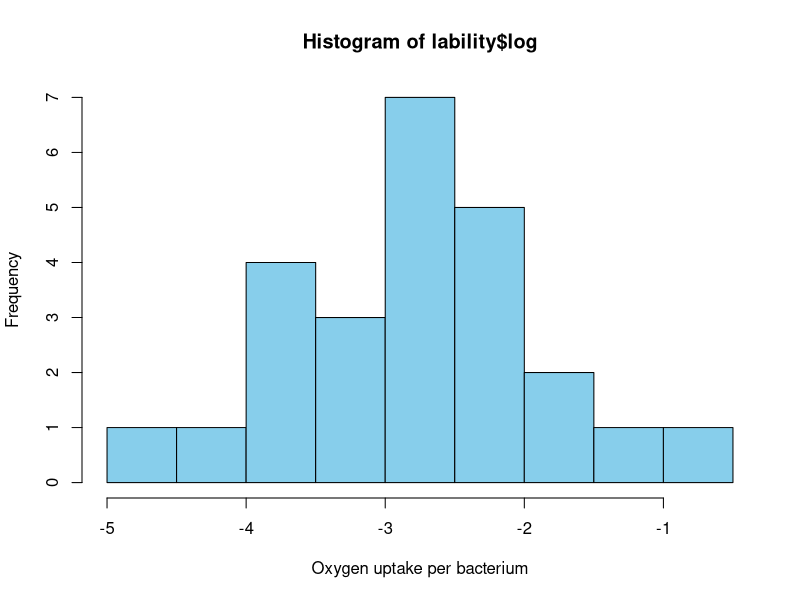

Here is the R script that generated this plot: (Note: this script raises an error after producing the figure.)
lability <- read.csv('lability.csv')
library(ggplot2)
library(dplyr)
library(readr)
library(tidyverse)
lability$log <- log2(lability$O2_per_bacteria)
hist(lability$log,
     xlab = "Oxygen uptake per bacterium",
     col = "skyblue",
     breaks = 8)
test <- aov(log ~ Particle_type * Species, data = lability)
summary(test)

model3 <- lmer(log ~ Particle_type * Species + (1| Replicate), data = lability)
summary(model3)


ggplot(lability, aes(x = Particle_type, y = O2_per_bacteria, fill = Species)) +
  geom_boxplot(
    position = position_dodge(width = 0.75),
    width = 0.6,
    outlier.shape = 21,
    alpha = 0.8
  ) +
  # add the mean as a diamond
  stat_summary(
    fun = mean,
    geom = "point",
    shape = 23,
    size = 3,
    position = position_dodge(width = 0.75)
  ) +
  scale_fill_manual(
    values = c("G.hux" = "#1b9e77", "Skeletonema" = "#d95f02")
  ) +
  labs(
    x = "Particle Type",
    y = "Oxygen turnover Rate per capita(µmol  * L^-1 * d^-1 * )",
    fill = "Species"
  ) +
  theme_minimal(base_size = 14) +
  theme(
    legend.position = "right",
    axis.text.x = element_text(
      angle = 0, hjust = 0.5)
  )
